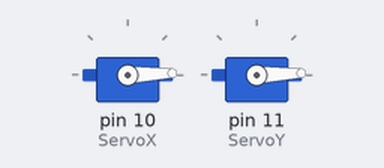
This sketch was run on a simulated Arduino Uno, built with avr-gcc and run on an emulated ATmega328P. On the bench: 2 × servo.

Above: at 0.05 s.
At 1.75 s:
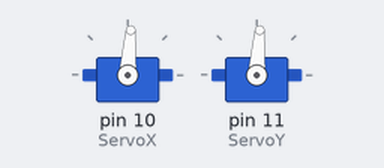
At 3.5 s:
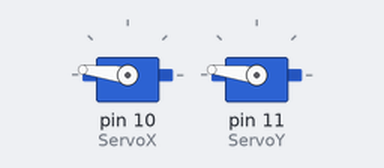
At 6.95 s:
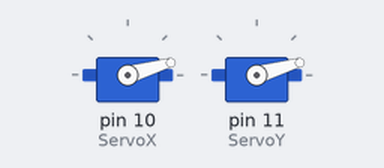
Timing chart, 0 to 9.5 s (numbered marks = the images above):
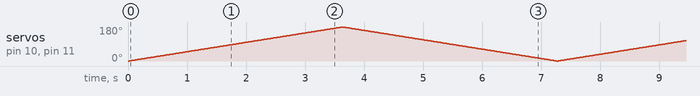

The sketch:

Double_servo.ino
```cpp
//Lucas Bagrowski
//Projet Ruche
//Déplacement en boucle de 2 servomoteurs
///////////////////////////////////////
// include the Servo library
#include <Servo.h>

Servo ServoX;
Servo ServoY;

int iAngleX, iAngleY;   // variable to hold the angle for the servo motor


void setup() {
  // put your setup code here, to run once:
  ServoX.attach(10);
  ServoY.attach(11);
  Serial.begin(9600); // open a serial connection to your computer
}

void loop() {

  for(iAngleX= 0; iAngleX<180; iAngleX++)
  {
    // set the servo position
    ServoX.write(iAngleX);
    ServoY.write(iAngleX);
    delay(20);
  }

  for(iAngleX= 180; iAngleX>=0; iAngleX--)
  {
    // set the servo position
    ServoX.write(iAngleX);
    ServoY.write(iAngleX);
    delay(20);
  }
}
```
